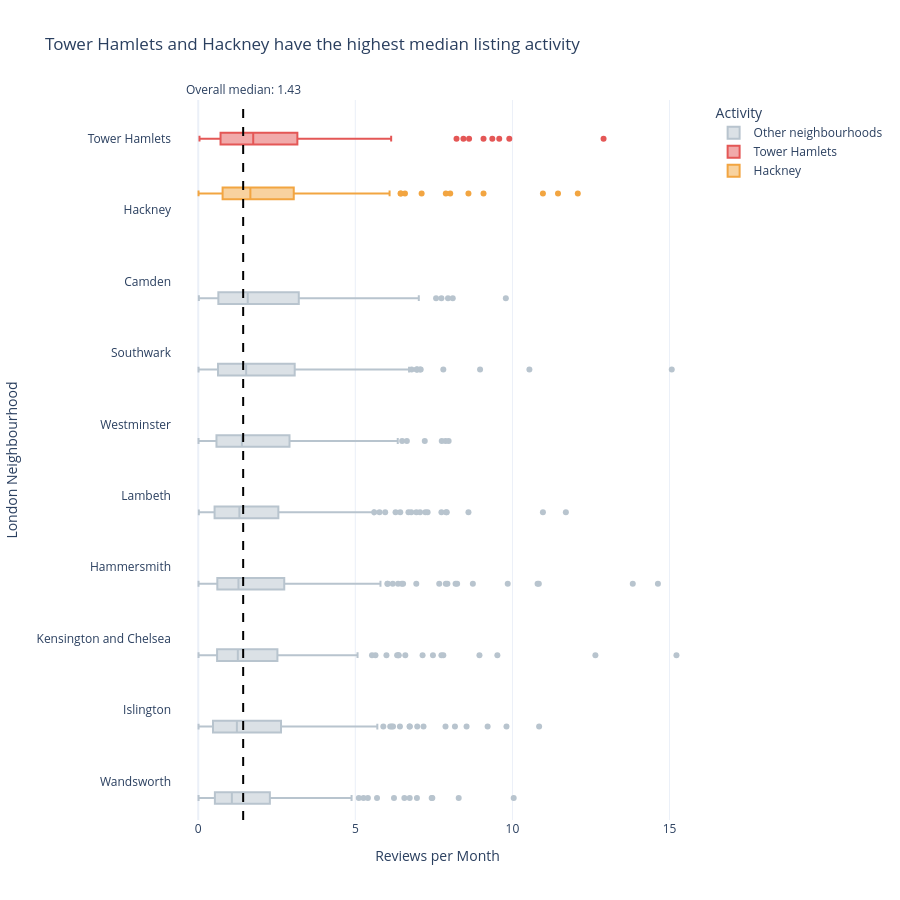

The code cell stored with this chart in its notebook:
### Code cell
# Sort neighbourhoods by median activity
borough_order = borough_medians.index.tolist()

# Highlight the two busiest neighbourhoods
activity_df['Activity Group'] = activity_df[borough_col].apply(
    lambda x: x if x in top_two.index else 'Other neighbourhoods'
)

# Calculate overall median
overall_median = activity_df['reviews_per_month'].median()

# Create insight title
title = (
    f"{top_two.index[0]} and {top_two.index[1]} "
    "have the highest median listing activity"
)

fig = px.box(
    activity_df,
    x='reviews_per_month',
    y=borough_col,
    color='Activity Group',
    orientation='h',
    category_orders={borough_col: borough_order},
    color_discrete_map={
        top_two.index[0]: '#e45756',
        top_two.index[1]: '#f2a541',
        'Other neighbourhoods': '#b8c4ce'
    },
    points='outliers',
    title=title,
    labels={
        'reviews_per_month': 'Reviews per Month',
        borough_col: 'Neighbourhood',
        'Activity Group': 'Activity'
    }
)

# Overall median reference line
fig.add_vline(
    x=overall_median,
    line_dash='dash',
    line_color='black',
    annotation_text=f'Overall median: {overall_median:.2f}',
    annotation_position='top'
)

fig.update_layout(
    template='plotly_white',
    xaxis_title='Reviews per Month',
    yaxis_title='London Neighbourhood',
    height=900
)

fig.show()

### Figure 1 — Plotly figure (JSON) as saved in the notebook; plotly's stock layout.template omitted (floating-point values rounded to 4 significant figures; data arrays with more than 128 entries replaced by an {"elided": "..."} marker saying what was removed)
{"data": [{"alignmentgroup": "True", "boxpoints": "outliers", "hovertemplate": "Activity=Other neighbourhoods<br>Reviews per Month=%{x}<br>Neighbourhood=%{y}<extra></extra>", "legendgroup": "Other neighbourhoods", "marker": {"color": "#b8c4ce"}, "name": "Other neighbourhoods", "notched": false, "offsetgroup": "Other neighbourhoods", "orientation": "h", "showlegend": true, "type": "box", "x": {"elided": "1984 float values"}, "x0": " ", "xaxis": "x", "y": {"elided": "1984 str values"}, "y0": " ", "yaxis": "y"}, {"alignmentgroup": "True", "boxpoints": "outliers", "hovertemplate": "Activity=Tower Hamlets<br>Reviews per Month=%{x}<br>Neighbourhood=%{y}<extra></extra>", "legendgroup": "Tower Hamlets", "marker": {"color": "#e45756"}, "name": "Tower Hamlets", "notched": false, "offsetgroup": "Tower Hamlets", "orientation": "h", "showlegend": true, "type": "box", "x": {"elided": "259 float values"}, "x0": " ", "xaxis": "x", "y": {"elided": "259 str values"}, "y0": " ", "yaxis": "y"}, {"alignmentgroup": "True", "boxpoints": "outliers", "hovertemplate": "Activity=Hackney<br>Reviews per Month=%{x}<br>Neighbourhood=%{y}<extra></extra>", "legendgroup": "Hackney", "marker": {"color": "#f2a541"}, "name": "Hackney", "notched": false, "offsetgroup": "Hackney", "orientation": "h", "showlegend": true, "type": "box", "x": {"elided": "252 float values"}, "x0": " ", "xaxis": "x", "y": {"elided": "252 str values"}, "y0": " ", "yaxis": "y"}], "layout": {"annotations": [{"showarrow": false, "text": "Overall median: 1.43", "x": 1.43, "xanchor": "center", "xref": "x", "y": 1, "yanchor": "bottom", "yref": "y domain"}], "boxmode": "group", "height": 900, "legend": {"title": {"text": "Activity"}, "tracegroupgap": 0}, "shapes": [{"line": {"color": "black", "dash": "dash"}, "type": "line", "x0": 1.43, "x1": 1.43, "xref": "x", "y0": 0, "y1": 1, "yref": "y domain"}], "title": {"text": "Tower Hamlets and Hackney have the highest median listing activity"}, "xaxis": {"anchor": "y", "domain": [0, 1], "title": {"text": "Reviews per Month"}}, "yaxis": {"anchor": "x", "categoryarray": ["Wandsworth", "Islington", "Kensington and Chelsea", "Hammersmith", "Lambeth", "Westminster", "Southwark", "Camden", "Hackney", "Tower Hamlets"], "categoryorder": "array", "domain": [0, 1], "title": {"text": "London Neighbourhood"}}}}
